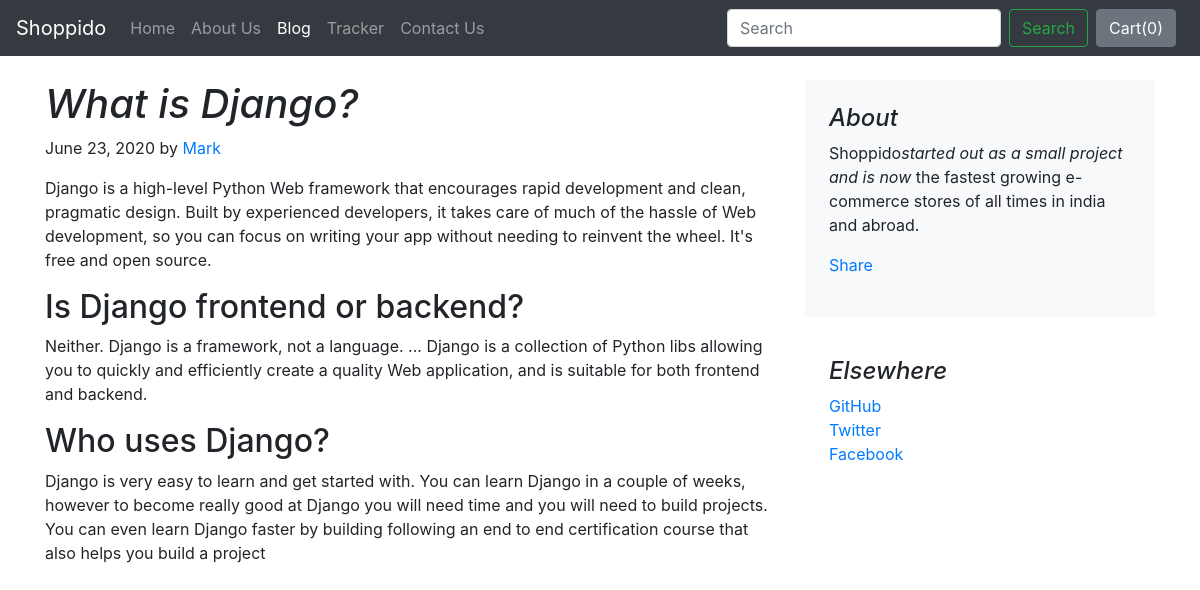
The page /blog/blogpost/1 on the database its author committed.
### blog/models.py (models this page shows)
class Blogpost(models.Model):
    post_id = models.AutoField(primary_key=True)
    title = models.CharField(max_length=50)
    head0 = models.CharField(max_length=500, default="")
    chead0 = models.CharField(max_length=5000, default="")
    head1 = models.CharField(max_length=500, default="")
    chead1 = models.CharField(max_length=5000, default="")
    head2 = models.CharField(max_length=500, default="")
    chead2 = models.CharField(max_length=5000, default="")
    pub_date = models.DateField()
    thumbnail = models.ImageField(upload_to='shop/images', default="")
    def __str__(self):
        return self.title

### blog/views.py (the view)
# urls.py: path("blogpost/<int:id>", views.blogpost, name="blogHome")
def blogpost(request, id):
    post = Blogpost.objects.filter(post_id = id)[0]
    print(post)
    return render(request, 'blog/blogpost.html',
                  {'post':post})

### blog/templates/blog/blogpost.html (shortened to what this page needs)
{% extends 'blog/basic.html' %}
{% block body %}
<div class="container">
    <div class="row mt-4">
        <div class="col-md-8 blog-main">
            <h1 class="font-italic">
                {{post.title}}
            </h1>
            <div class="blog-post">
                <p class="blog-post-meta">June 23, 2020 by <a href="#">Mark</a></p>
                <p>{{post.chead0}}</p>
                <h2>{{post.head1}}</h2>
                <p>{{post.chead1}}</p>
                <h2>{{post.head2}}</h2>
                <p>{{post.chead2}}</p>
            </div>
        </div>
        <aside class="col-md-4 blog-sidebar">
            <div class="p-4 mb-3 bg-light rounded">
                <h4 class="font-italic">About</h4>
                <p class="mb-0">Shoppido<em>started out as a small project and is now</em> the fastest growing e-commerce stores of all times in india and abroad.</p>
                <div class="my-3 fb-share-button" data-href="http://127.0.0.1:8000/blog/blogpost/{{post.post_id}}" data-layout="button_count" data-size="large"><a target="_blank" href="https://www.facebook.com/sharer/sharer.php?u=http%3A%2F%2F127.0.0.1%3A8000%2Fblog%2Fblogpost%2F4&src=sdkpreparse" class="fb-xfbml-parse-ignore">Share</a></div>
            </div>
            <div class="p-4">
                <h4 class="font-italic">Elsewhere</h4>
                <ol class="list-unstyled">
                    <li><a href="#">GitHub</a></li>
                    <li><a href="#">Twitter</a></li>
                    <li><a href="#">Facebook</a></li>
                </ol>
            </div>
        </aside>
    </div>
</div>
{% endblock %}

### rows shown on the page
Blogpost: title "What is Django?", chead0 "Django is a high-level Python Web framework that encourages rapid development and clean, pragmatic design. Built by experienced developers, it takes care of much of the hassle of Web development, so you can focus on writing your app without needing to reinvent the wheel. It's free and open source.", head1 "Is Django frontend or backend?", chead1 "Neither. Django is a framework, not a language. ... Django is a collection of Python libs allowing you to quickly and efficiently create a quality Web application, and is suitable for both frontend and backend.", head2 "Who uses Django?", chead2 "Django is very easy to learn and get started with. You can learn Django in a couple of weeks, however to become really good at Django you will need time and you will need to build projects. You can even learn Django faster by building following an end to end certification course that also helps you build a project"
